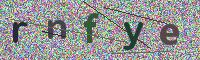
#> input picture task2/0000.jpg, 200 x 60 px, found by its file name
$ python clean.py
#> lines starting #> are read from the running program, lines starting #| are printed output that depends on the picture; after the words box and inside, x2 and y2 are one past the last pixel; in counts of white or black regions, pixels touching at a corner belong together
#-*- coding: utf-8 -*-
import os
from PIL import Image, ImageDraw, ImageEnhance

def denoise(img):
#> called with img = 'test/0000.jpg'
    im = Image.open(img)
#> im is the input picture: PIL image 200x60 RGB; mean R, G, B 149.2, 149.9, 149.8
    enhancer = ImageEnhance.Contrast(im)
    im = enhancer.enhance(3)
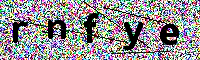
#> im: PIL image 200x60 RGB; mean R, G, B 144.9, 143.5, 145.6
    im = im.convert('1')
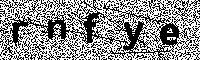
#> im: PIL image 200x60 1; 55.9% white; black in thin lines or dots
    data = im.getdata()
    w, h = im.size
#> w = 200; h = 60

    for x in range(1, w-1):
        l = []
        y = 1
        while(y < h-1):
            m = y
            count = 0
            while(m < h-1 and im.getpixel((x, m)) == 0):
                count = count + 1
                m = m + 1

            if(count <= 2 and count > 0):
                c = count
                while c > 0:
                    l.append(m - c)
                    c = c - 1

            y = y + count + 1

        if len(l) != 0:
            i = 1
            while i < len(l):
                data.putpixel((x, l[i]), 255)
                i = i + 1

    for y in range(1, h-1):
        l = []
        x = 1
        while(x < w-1):
            m = x
            count = 0
            while(m < w-1 and im.getpixel((m, y)) == 0):
                count = count + 1
                m = m + 1

            if(count <= 2 and count > 0):
                c = count
                while c > 0:
                    l.append(m - c)
                    c = c - 1

            x = x + count + 1

        if len(l) != 0:
            i = 1
            while i < len(l):
                data.putpixel((l[i], y), 255)
                i = i + 1

    return im

def NaiveRemoveNoise(im, pnum = 5):
    w, h = im.size;
    white = 255;
    black = 0;

    for i in range(0, w):
        im.putpixel((i, 0), white);
        im.putpixel((i, h - 1), white);

    for i in range(0, h):
        im.putpixel((0, i), white);
        im.putpixel((w - 1, i), white);

    for i in range(1, w - 1):
        for j in range(1, h - 1):
            val = im.getpixel((i, j));
            # 黑色的情况
            if val == black:
                cnt = 0;
                for ii in range(-1, 2):
                    for jj in range(-1, 2):
                        if im.getpixel((i + ii, j + jj)) == black:
                            cnt += 1;
                if cnt < pnum:
                    im.putpixel((i, j), white);
            else:
                cnt = 0;
                for ii in range(-1, 2):
                    for jj in range(-1, 2):
                        if im.getpixel((i + ii, j + jj)) == black:
                            cnt += 1;
                if cnt >= 7:
                    im.putpixel((i, j), black);

if __name__ == '__main__':
    img = 'test/0000.jpg'
    new = denoise(img)
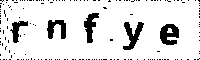
#> new: PIL image 200x60 1; 87.9% white; 171 black regions (166 under 20 px), largest, box (x1, y1, x2, y2) and area: (160, 24, 179, 45) 282, (123, 22, 144, 50) 272, (84, 13, 99, 43) 228, (47, 20, 66, 39) 222, (10, 21, 28, 43) 165
    new.save('clean1.jpg')
    NaiveRemoveNoise(new)
#> after the loop in NaiveRemoveNoise, `for i in range(0, w):`:
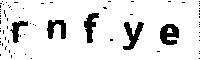
#> im: PIL image 200x60 1; 89.1% white; 72 black regions (67 under 20 px), largest, box (x1, y1, x2, y2) and area: (160, 24, 179, 45) 282, (123, 22, 144, 50) 272, (84, 13, 99, 43) 228, (47, 20, 66, 39) 222, (10, 21, 28, 43) 165
#> after the loop in NaiveRemoveNoise, `for i in range(0, h):`:
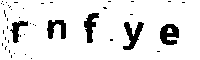
#> im: PIL image 200x60 1; 89.5% white; 43 black regions (38 under 20 px), largest, box (x1, y1, x2, y2) and area: (160, 24, 179, 45) 282, (123, 22, 144, 50) 272, (84, 13, 99, 43) 228, (47, 20, 66, 39) 222, (10, 21, 28, 43) 165
#> after the loop in NaiveRemoveNoise, `for i in range(1, w - 1):`:
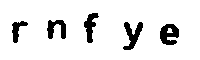
#> im: PIL image 200x60 1; 90.5% white; 5 black regions, box (x1, y1, x2, y2) and area: (160, 24, 179, 45) 278, (123, 22, 143, 50) 266, (84, 13, 99, 43) 219, (47, 20, 66, 39) 217, (12, 21, 28, 43) 155
    new.save('clean2.jpg')
